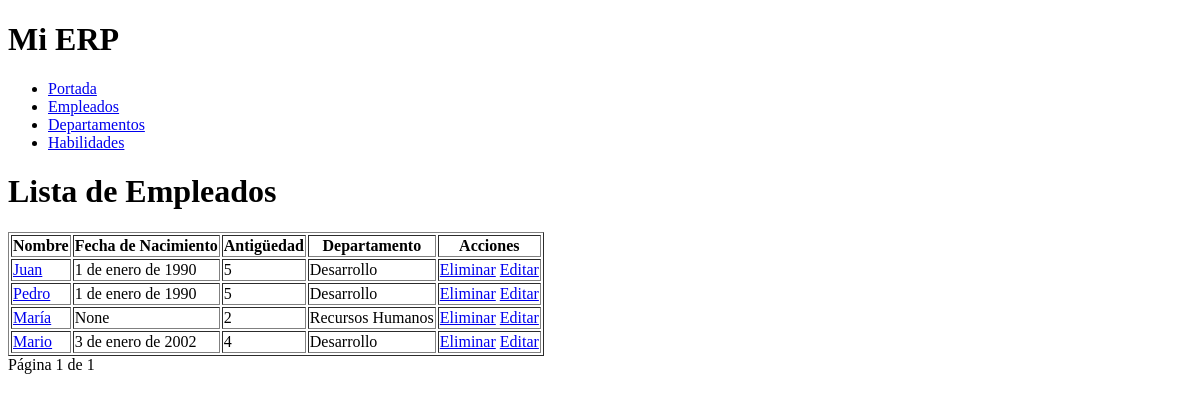
/empresa/empleados/, run on an earlier commit of the app's database.
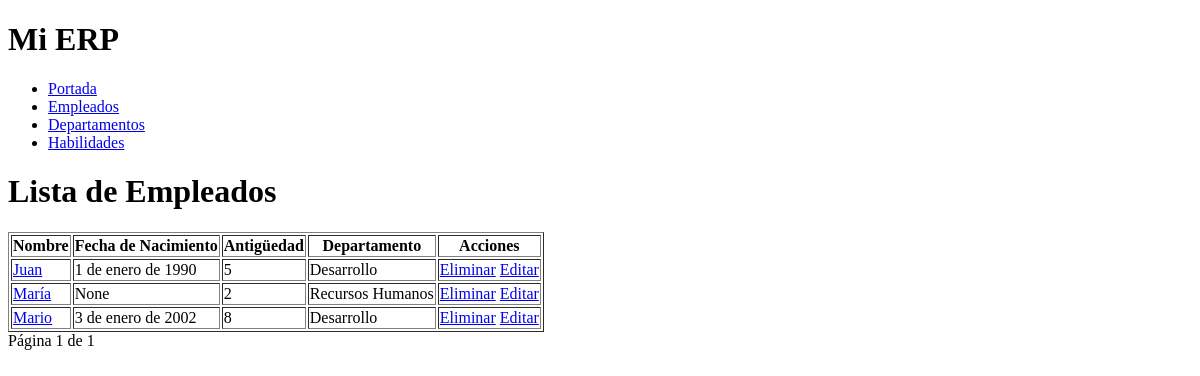
And on a later commit of the database.
### empresa/models.py (models this page shows, shortened)
class Empleado (models.Model):
    nombre = models.CharField(max_length=50)
    fecha_nacimiento = models.DateField()
    antiguedad = models.IntegerField(default=0)
    created_at = models.DateTimeField(auto_now_add=True)
    updated_at = models.DateTimeField(auto_now=True)
    departamento = models.ForeignKey(Departamento, on_delete=models.CASCADE)
    habilidades = models.ManyToManyField(Habilidad)

class Departamento(models.Model):
    nombre = models.CharField(max_length=50)
    telefono = models.IntegerField()
    created_at = models.DateTimeField(auto_now_add=True)
    updated_at = models.DateTimeField(auto_now=True)

### empresa/views.py (the view)
# urls.py: path('empleados/', listar_empleados, name='listar_empleados'),
def listar_empleados(request):
    empleados = Empleado.objects.all()
    paginator = Paginator(empleados, 5)
    page = request.GET.get('page', 1)
    empleados_paginados= paginator.get_page(page)
    return render(request, 'empresa/listar_empleados.html', {'empleados': empleados_paginados})

### templates/empresa/listar_empleados.html (shortened to what this page needs)
{% extends "layout.html" %}
{% block content %}
    <h1>Lista de Empleados</h1>
    <table border="1">
        <thead>
        <tr>
            <th>Nombre</th>
            <th>Fecha de Nacimiento</th>
            <th>Antigüedad</th>
            <th>Departamento</th>
            <th>Acciones</th>
        </tr>
        </thead>
        <tbody>
        {% for empleado in empleados %}
            <tr>
                <td><a href="{% url 'ver_empleado' empleado.id %}">{{ empleado.nombre }}</a>
                </td>
                <td>{{ empleado.fecha_nacimiento }}</td>
                <td>{{ empleado.antiguedad }}</td>
                <td>{{ empleado.departamento.nombre }}</td>
                <td>
                    <a href="{% url 'eliminar_empleado' empleado.id %}">Eliminar</a>
                    <a href="{% url 'editar_empleado' empleado.id %}">Editar</a>
                </td>
            </tr>
        {% endfor %}
        </tbody>
    </table>
    <div class="pagination">
    <span class="step-links">
        <span class="current"> Página {{ empleados.number }} de {{ empleados.paginator.num_pages }}
            </span>
    </span>
    </div>
{% endblock %}

What changed in the data, as far as the page shows it:
removed Empleado: nombre "Pedro", fecha_nacimiento "1 de enero de 1990", antiguedad "5", departamento.nombre "Desarrollo"
changed Empleado "Mario": antiguedad "4" → "8"
